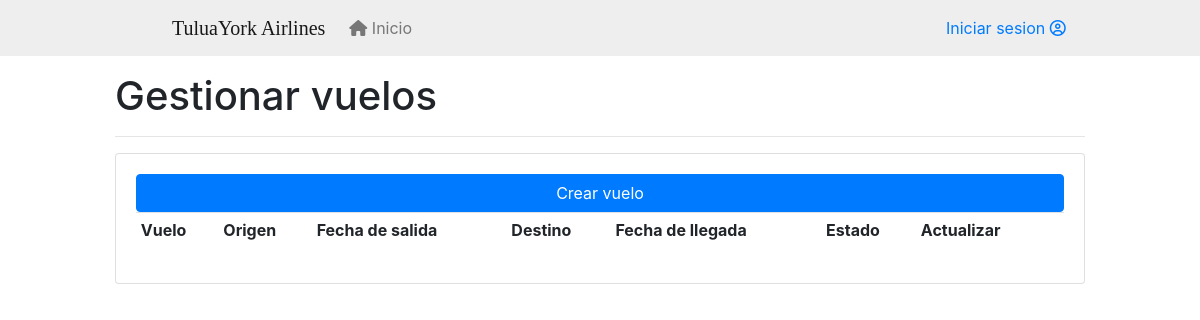
The app's page /gvuelos, older data.
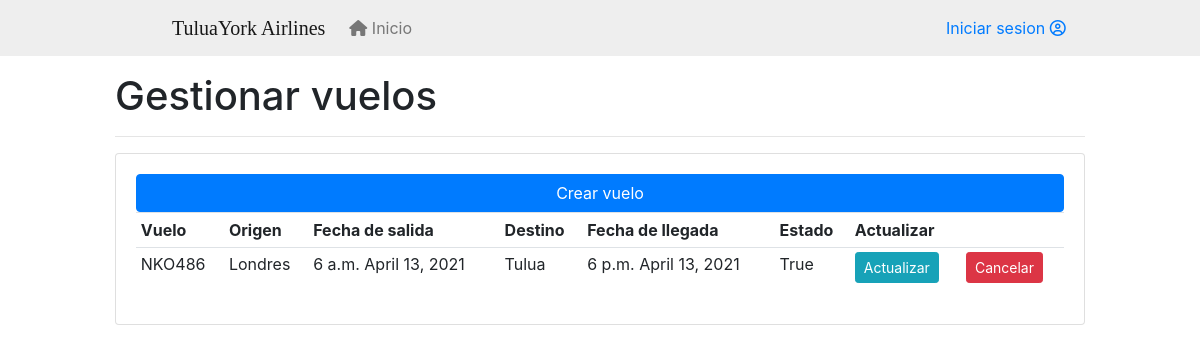
The same page, newer data.
### flights/models.py (models this page shows, shortened)
class vuelo(models.Model):
    nombre = models.CharField(max_length=20)
    origen = models.ForeignKey(ciudad, related_name='origen', on_delete=models.CASCADE)
    destino = models.ForeignKey(ciudad, related_name='destino', on_delete=models.CASCADE)
    fecha_salida = models.DateField()
    hora_salida = models.TimeField()
    fecha_llegada = models.DateField()
    hora_llegada = models.TimeField()
    costo = models.IntegerField()
    estado = models.BooleanField(default=True)
    capacidad = models.IntegerField()

class ciudad(models.Model):
    nombre = models.CharField(max_length=20)
    pais = models.CharField(max_length=20)
    visa = models.BooleanField()

### flights/views.py (the view)
# urls.py: path('gvuelos', gvuelos, name="gvuelos"),
def gvuelos(request):
    titulo = "Gestionar vuelos"
    mensaje = ""
    vuelos = vuelo.objects.filter(fecha_salida__gte=today, estado=True) # lt, gt, lte, gte
    context = {"titulo": titulo, "mensaje": mensaje, "vuelos": vuelos}
    return render(request, "Gvuelos.html", context)

### flights/templates/Gvuelos.html (shortened to what this page needs)
{% extends "base.html" %}
{% block content %}
<h1>{{titulo}}</h1>
<hr>
	<div class="card card-body">
		<a class="btn btn-primary" href="{% url 'create_vuelo' %}">Crear vuelo</a>
			<table class="table table-sm">
				<tr>
					<th>Vuelo</th>
					<th>Origen</th>
                    <th>Fecha de salida</th>
                    <th>Destino</th>
                    <th>Fecha de llegada</th>
					<th>Estado</th>
					<th>Actualizar</th>
					<th></th>
				</tr>
				{% for vuelo in vuelos %}
					<tr>
						<td>{{vuelo.nombre}}</td>
                        <td>{{vuelo.origen.nombre}}</td>
						<td>{{vuelo.hora_salida}} {{vuelo.fecha_salida}} </td>
                        <td>{{vuelo.destino.nombre}}</td>
                        <td>{{vuelo.hora_llegada}} {{vuelo.fecha_llegada}}</td>
						<td>{{vuelo.estado}}</td>
						<td><a class="btn btn-sm btn-info" href="/flights/updateflight/{{ vuelo.id }}">Actualizar</a></td>
						<td><a class="btn btn-sm btn-danger" href="/flights/cancelflight/{{ vuelo.id }}">Cancelar</a></td>
					</tr>
				{% endfor %}
			</table>
	</div>
{% endblock content %}

Row changes from the older to the newer data that the page shows:
added vuelo: nombre "NKO486", origen.nombre "Londres", hora_salida "6 a.m.", fecha_salida "April 13, 2021", destino.nombre "Tulua", hora_llegada "6 p.m.", fecha_llegada "April 13, 2021", estado "True"
